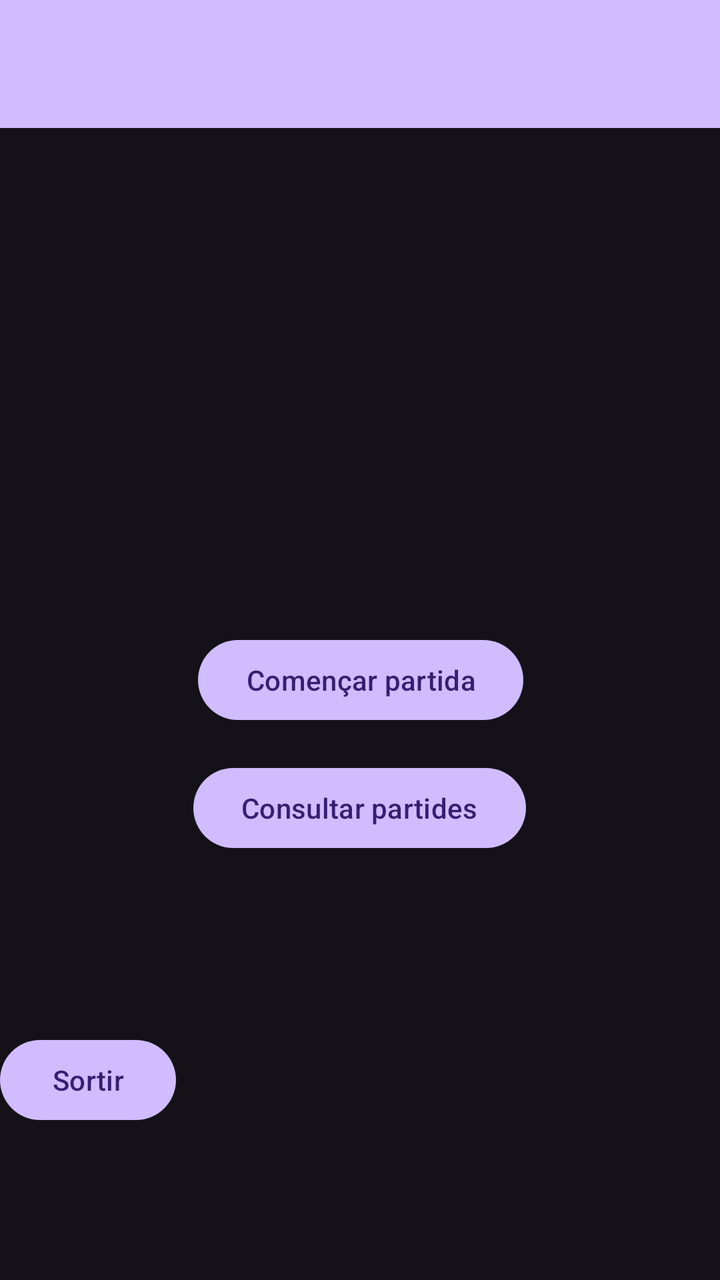
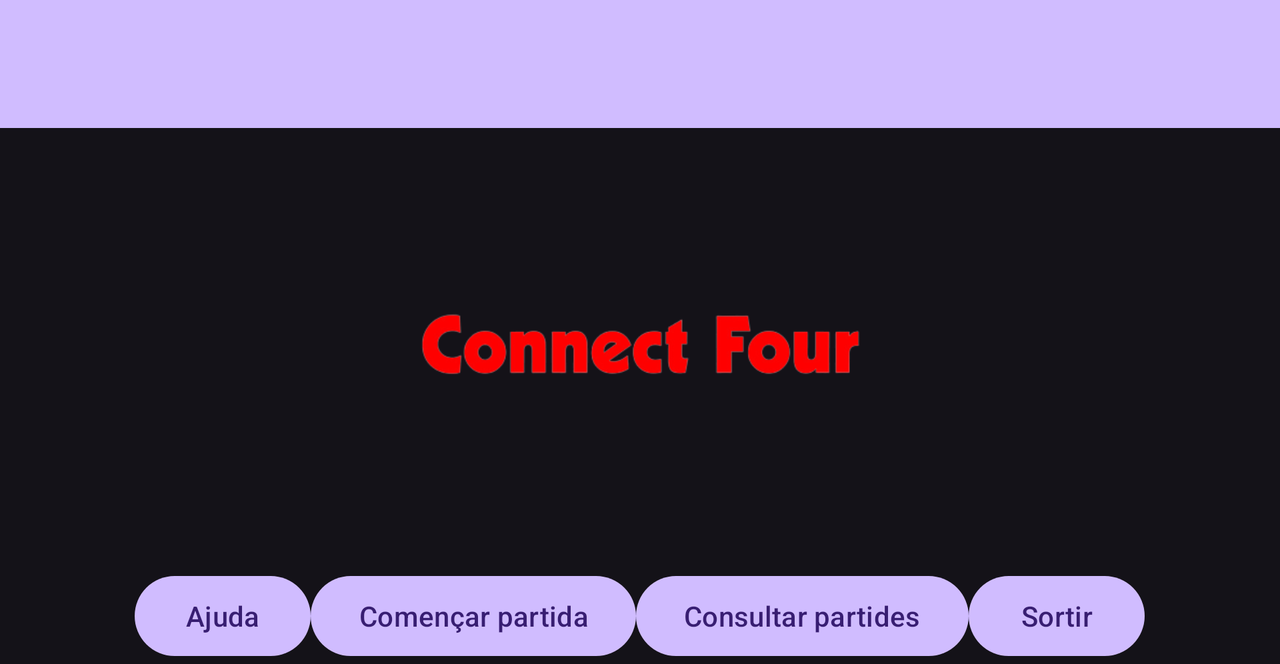

Compare how this app lays out the same screen by default and in its alternative resource folder. The renders come first, then the two layout files and the values they reference.
<!-- AndroidManifest.xml: application theme Theme.Material3.Dark.NoActionBar -->
<!-- res/layout/activity_main.xml -->
<?xml version="1.0" encoding="utf-8"?>
<androidx.constraintlayout.widget.ConstraintLayout xmlns:android="http://schemas.android.com/apk/res/android"
    xmlns:app="http://schemas.android.com/apk/res-auto"
    xmlns:tools="http://schemas.android.com/tools"
    android:layout_width="match_parent"
    android:layout_height="match_parent"
    tools:context=".MainActivity">

    <androidx.appcompat.widget.Toolbar
        android:id="@+id/toolbar_main"
        android:layout_width="match_parent"
        android:layout_height="wrap_content"
        android:background="?attr/colorPrimary"
        android:minHeight="?attr/actionBarSize"
        android:theme="?attr/actionBarTheme"
        app:layout_constraintEnd_toEndOf="parent"
        app:layout_constraintStart_toStartOf="parent"
        app:layout_constraintTop_toTopOf="parent" />

    <Button
        android:id="@+id/ajuda"
        android:layout_width="wrap_content"
        android:layout_height="wrap_content"
        android:layout_marginStart="158dp"
        android:layout_marginTop="139dp"
        android:layout_marginEnd="159dp"
        android:text="@string/btAjuda"
        app:layout_constraintBottom_toTopOf="@+id/jugar"
        app:layout_constraintEnd_toEndOf="parent"
        app:layout_constraintStart_toStartOf="parent"
        app:layout_constraintTop_toBottomOf="@+id/imageView" />

    <Button
        android:id="@+id/jugar"
        android:layout_width="wrap_content"
        android:layout_height="wrap_content"
        android:layout_marginStart="158dp"
        android:layout_marginEnd="159dp"
        android:layout_marginBottom="152dp"
        android:text="@string/btJugar"
        app:layout_constraintBottom_toTopOf="@+id/sortir"
        app:layout_constraintEnd_toEndOf="parent"
        app:layout_constraintHorizontal_bias="0.494"
        app:layout_constraintStart_toStartOf="parent" />

    <Button
        android:id="@+id/btConsult"
        android:layout_width="wrap_content"
        android:layout_height="wrap_content"
        android:layout_marginStart="162dp"
        android:layout_marginEnd="155dp"
        android:layout_marginBottom="88dp"
        android:text="@string/consultar_partides"
        app:layout_constraintBottom_toTopOf="@+id/sortir"
        app:layout_constraintEnd_toEndOf="parent"
        app:layout_constraintHorizontal_bias="0.532"
        app:layout_constraintStart_toStartOf="parent" />

    <Button
        android:id="@+id/sortir"
        android:layout_width="wrap_content"
        android:layout_height="wrap_content"
        android:layout_marginBottom="76dp"
        android:text="@string/btSortir"
        app:layout_constraintBottom_toBottomOf="parent"
        tools:layout_editor_absoluteX="168dp" />

    <ImageView
        android:id="@+id/imageView"
        android:layout_width="409dp"
        android:layout_height="128dp"
        android:layout_marginStart="1dp"
        android:layout_marginTop="64dp"
        android:layout_marginEnd="1dp"
        app:layout_constraintEnd_toEndOf="parent"
        app:layout_constraintHorizontal_bias="1.0"
        app:layout_constraintStart_toStartOf="parent"
        app:layout_constraintTop_toTopOf="parent"
        app:srcCompat="@drawable/title" />
</androidx.constraintlayout.widget.ConstraintLayout>
<!-- resources referenced by this layout -->
<resources>
  <string name="btAjuda">Ajuda</string>
  <string name="btJugar">Començar partida</string>
  <string name="btSortir">Sortir</string>
  <string name="consultar_partides">Consultar partides</string>
</resources>
<!-- res/layout-land/activity_main.xml (the repository's variant of the layout above) -->
<!-- drawn on the phone turned sideways -->
<?xml version="1.0" encoding="utf-8"?>
<LinearLayout xmlns:android="http://schemas.android.com/apk/res/android"

    xmlns:app="http://schemas.android.com/apk/res-auto"
    xmlns:tools="http://schemas.android.com/tools"
    android:layout_width="match_parent"
    android:layout_height="wrap_content"
    android:gravity="center"
    android:orientation="vertical"
    tools:context=".MainActivity">

    <androidx.appcompat.widget.Toolbar
        android:id="@+id/toolbar_main"
        android:layout_width="match_parent"
        android:layout_height="wrap_content"
        android:background="?attr/colorPrimary"
        android:minHeight="?attr/actionBarSize"
        android:theme="?attr/actionBarTheme" />

    <ImageView
        android:id="@+id/imageView"
        android:layout_width="715dp"
        android:layout_height="220dp"
        app:srcCompat="@drawable/connecttitle" />

    <LinearLayout
        android:layout_width="match_parent"
        android:layout_height="match_parent"
        android:gravity="center"
        android:orientation="horizontal">

        <Button
            android:id="@+id/ajuda"
            android:layout_width="wrap_content"
            android:layout_height="wrap_content"
            android:text="@string/btAjuda" />

        <Button
            android:id="@+id/jugar"
            android:layout_width="wrap_content"
            android:layout_height="wrap_content"
            android:text="@string/btJugar" />

        <Button
            android:id="@+id/btConsult"
            android:layout_width="wrap_content"
            android:layout_height="wrap_content"
            android:text="@string/consultar_partides" />

        <Button
            android:id="@+id/sortir"
            android:layout_width="wrap_content"
            android:layout_height="wrap_content"
            android:text="@string/btSortir" />
    </LinearLayout>

</LinearLayout>
<!-- resources referenced by the variant -->
<!-- as the phone turned sideways resolves them -->
<resources>
  <!-- drawable connecttitle: png bitmap (drawable, 28072 bytes) -->
  <string name="btAjuda">Ajuda</string>
  <string name="btJugar">Començar partida</string>
  <string name="btSortir">Sortir</string>
  <string name="consultar_partides">Consultar partides</string>
</resources>
